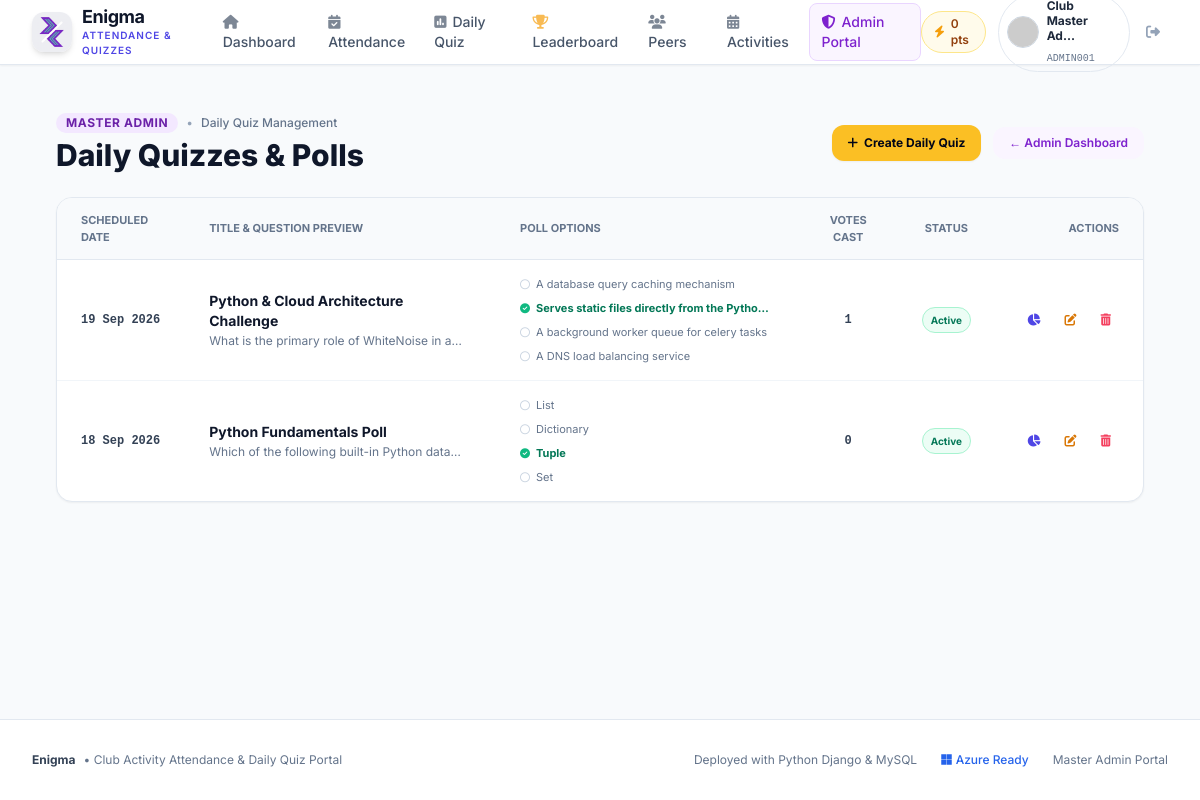
The page /admin-portal/quizzes/ (signed in) on the database its author committed.
### accounts/models.py (models this page shows, shortened)
class StudentUser(AbstractUser):
    BRANCH_CHOICES = [
        ('CSE', 'Computer Science & Engineering'),
        ('IT', 'Information Technology'),
        ('ECE', 'Electronics & Communication Engineering'),
        ('EE', 'Electrical Engineering'),
        ('ME', 'Mechanical Engineering'),
        ('CE', 'Civil Engineering'),
        ('AIML', 'AI & Machine Learning'),
        ('DS', 'Data Science'),
        ('OTHER', 'Other Department'),
    ]
    SEMESTER_CHOICES = [(i, f'Semester {i}') for i in range(1, 9)]
    name = models.CharField(max_length=150, help_text="Full name of student")
    email = models.EmailField(unique=True, db_index=True)
    roll_number = models.CharField(max_length=50, unique=True, db_index=True)
    branch = models.CharField(max_length=50, choices=BRANCH_CHOICES, default='CSE')
    semester = models.PositiveSmallIntegerField(choices=SEMESTER_CHOICES, default=1)
    mobile_number = models.CharField(max_length=20, unique=True)
    profile_pic = models.ImageField(upload_to='profile_pics/', blank=True, null=True)
    bio = models.TextField(blank=True, default="Passionate club member eager to learn and collaborate.")
    quiz_points = models.PositiveIntegerField(default=0)
    followers = models.ManyToManyField(
        'self',
        symmetrical=False,
        related_name='following',
        blank=True
    )
    is_club_admin = models.BooleanField(
        default=False,
        help_text="Designates whether this student has master club admin privileges."
    )
    objects = StudentUserManager()
    USERNAME_FIELD = 'email'
    REQUIRED_FIELDS = ['name', 'roll_number', 'branch', 'semester', 'mobile_number']
    class Meta:
        ordering = ['roll_number']
        verbose_name = 'Student User'
        verbose_name_plural = 'Student Users'
    @property
    def avatar_url(self):
        if self.profile_pic and hasattr(self.profile_pic, 'url'):
            return self.profile_pic.url
        clean_name = self.name.replace(' ', '+') if self.name else 'Student'
        return f"https://ui-avatars.com/api/?name={clean_name}&background=4f46e5&color=fff&size=150"

### quizzes/models.py (models this page shows, shortened)
class DailyQuiz(models.Model):
    date = models.DateField(default=timezone.now, db_index=True)
    title = models.CharField(max_length=200, blank=True, help_text="Optional topic or title (e.g. Python Challenge #12)")
    question = models.TextField(help_text="The daily quiz question or poll prompt")
    explanation = models.TextField(help_text="Detailed explanation of the correct answer, shown after student votes")
    points = models.PositiveIntegerField(default=10, help_text="Points awarded for a correct answer")
    is_active = models.BooleanField(default=True)
    created_at = models.DateTimeField(auto_now_add=True)
    created_by = models.ForeignKey(
        settings.AUTH_USER_MODEL,
        on_delete=models.SET_NULL,
        null=True,
        blank=True,
        related_name='created_quizzes'
    )
    class Meta:
        ordering = ['-date', '-created_at']
        verbose_name = 'Daily Quiz'
        verbose_name_plural = 'Daily Quizzes'
    def total_votes(self):
        return self.submissions.count()

class QuizOption(models.Model):
    quiz = models.ForeignKey(DailyQuiz, on_delete=models.CASCADE, related_name='options')
    option_text = models.CharField(max_length=300)
    is_correct = models.BooleanField(default=False, help_text="Check if this is the correct answer")
    class Meta:
        ordering = ['id']

### admin_portal/views.py (the view)
# urls.py: path('quizzes/', views.admin_quizzes_view, name='admin_quizzes'),
@admin_required
def admin_quizzes_view(request):
    quizzes = DailyQuiz.objects.all().order_by('-date').prefetch_related('options')
    return render(request, 'admin_portal/quizzes_list.html', {
        'quizzes': quizzes,
    })

### templates/admin_portal/quizzes_list.html (shortened to what this page needs)
{% extends 'base.html' %}
{% block content %}
<div class="max-w-6xl mx-auto px-4 sm:px-6 lg:px-8 py-8 space-y-6">
    <div class="flex flex-col sm:flex-row sm:items-center justify-between gap-4">
        <div>
            <div class="flex items-center space-x-2">
                <span class="text-xs font-bold uppercase tracking-wider bg-purple-100 text-purple-800 px-2.5 py-0.5 rounded-full">
                    Master Admin
                </span>
                <span class="text-xs text-slate-400">•</span>
                <span class="text-xs font-medium text-slate-500">Daily Quiz Management</span>
            </div>
            <h1 class="text-2xl sm:text-3xl font-extrabold text-slate-900 mt-1">Daily Quizzes & Polls</h1>
        </div>
        <div class="flex items-center space-x-3">
            <a href="{% url 'admin_create_quiz' %}" class="px-4 py-2.5 bg-amber-400 hover:bg-amber-300 text-slate-950 font-bold rounded-xl text-xs transition flex items-center space-x-1.5 shadow-sm">
                <i class="fa-solid fa-plus"></i>
                <span>Create Daily Quiz</span>
            </a>
            <a href="{% url 'admin_dashboard' %}" class="px-4 py-2 bg-purple-50 hover:bg-purple-100 text-purple-700 font-semibold rounded-xl text-xs transition">
                &larr; Admin Dashboard
            </a>
        </div>
    </div>
    <div class="bg-white rounded-2xl border border-slate-200 shadow-sm overflow-hidden">
        <div class="overflow-x-auto">
            <table class="w-full text-left border-collapse">
                <thead>
                    <tr class="bg-slate-50 text-[11px] uppercase font-bold text-slate-500 border-b border-slate-200">
                        <th class="py-3.5 px-6">Scheduled Date</th>
                        <th class="py-3.5 px-6">Title & Question Preview</th>
                        <th class="py-3.5 px-6">Poll Options</th>
                        <th class="py-3.5 px-6 text-center">Votes Cast</th>
                        <th class="py-3.5 px-6 text-center">Status</th>
                        <th class="py-3.5 px-6 text-right">Actions</th>
                    </tr>
                </thead>
                <tbody class="divide-y divide-slate-100 text-sm">
                    {% for q in quizzes %}
                    <tr class="hover:bg-slate-50/70 transition">
                        <td class="py-3.5 px-6 font-mono text-xs font-semibold text-slate-700">
                            {{ q.date|date:"d M Y" }}
                        </td>
                        <td class="py-3.5 px-6">
                            <span class="font-bold text-slate-900 block text-sm">{{ q.title|default:"Daily Quiz" }}</span>
                            <span class="text-xs text-slate-500 line-clamp-1 mt-0.5">{{ q.question }}</span>
                        </td>
                        <td class="py-3.5 px-6">
                            <div class="space-y-1">
                                {% for opt in q.options.all %}
                                <div class="text-[11px] flex items-center space-x-1.5 {% if opt.is_correct %}text-emerald-700 font-bold{% else %}text-slate-500{% endif %}">
                                    {% if opt.is_correct %}
                                    <i class="fa-solid fa-circle-check text-emerald-500 text-[10px]"></i>
                                    {% else %}
                                    <i class="fa-regular fa-circle text-slate-300 text-[10px]"></i>
                                    {% endif %}
                                    <span class="line-clamp-1">{{ opt.option_text }}</span>
                                </div>
                                {% endfor %}
                            </div>
                        </td>
                        <td class="py-3.5 px-6 text-center font-mono font-bold text-xs text-slate-700">
                            {{ q.total_votes }}
                        </td>
                        <td class="py-3.5 px-6 text-center">
                            {% if q.is_active %}
                            <span class="inline-flex items-center px-2 py-0.5 rounded-full text-[10px] font-bold bg-emerald-50 text-emerald-700 border border-emerald-200">
                                Active
                            </span>
                            {% else %}
                            <span class="inline-flex items-center px-2 py-0.5 rounded-full text-[10px] font-bold bg-slate-100 text-slate-500">
                                Inactive
                            </span>
                            {% endif %}
                        </td>
                        <td class="py-3.5 px-6 text-right">
                            <div class="flex items-center justify-end space-x-2">
                                <a href="{% url 'admin_quiz_analytics' q.id %}" title="Analytics" class="p-2 text-indigo-600 hover:bg-indigo-50 rounded-lg transition text-xs">
                                    <i class="fa-solid fa-chart-pie"></i>
                                </a>
                                <a href="{% url 'admin_edit_quiz' q.id %}" title="Edit" class="p-2 text-amber-600 hover:bg-amber-50 rounded-lg transition text-xs">
                                    <i class="fa-solid fa-pen-to-square"></i>
                                </a>
                                <form method="POST" action="{% url 'admin_delete_quiz' q.id %}" onsubmit="return confirm('Are you sure you want to delete this daily quiz?');" class="inline">
                                    <button type="submit" title="Delete" class="p-2 text-rose-500 hover:bg-rose-50 rounded-lg transition text-xs">
                                        <i class="fa-solid fa-trash-can"></i>
                                    </button>
                                </form>
                            </div>
                        </td>
                    </tr>
                    {% endfor %}
                </tbody>
            </table>
        </div>
    </div>
</div>
{% endblock %}

### templates/base.html (shortened to what this page needs)
{% load static %}
<!DOCTYPE html>
<html lang="en">
<head>
    <script src="https://cdn.tailwindcss.com"></script>
    <link rel="stylesheet" href="https://cdnjs.cloudflare.com/ajax/libs/font-awesome/6.5.1/css/all.min.css">
</head>
<body class="min-h-screen flex flex-col text-slate-800 antialiased">
    <nav class="sticky top-0 z-40 bg-white/95 backdrop-blur-md border-b border-slate-200 shadow-sm">
        <div class="max-w-7xl mx-auto px-4 sm:px-6 lg:px-8">
            <div class="flex justify-between h-16">
                <div class="flex items-center space-x-3">
                    <a href="{% url 'home' %}" class="flex items-center space-x-2.5">
                        <img src="{% static 'images/enigma-logo.png' %}" alt="Enigma Logo" class="w-10 h-10 rounded-xl object-contain shadow-md">
                        <div>
                            <span class="text-lg font-bold tracking-tight text-slate-900 block leading-tight">Enigma</span>
                            <span class="text-[10px] font-semibold text-brand-600 uppercase tracking-widest block">Attendance & Quizzes</span>
                        </div>
                    </a>
                    {% if user.is_authenticated %}
                    <div class="hidden md:flex items-center space-x-1 ml-6">
                        <a href="{% url 'student_dashboard' %}" class="px-3 py-2 rounded-lg text-sm font-medium transition {% if request.resolver_match.url_name == 'student_dashboard' %}bg-brand-50 text-brand-700{% else %}text-slate-600 hover:text-slate-900 hover:bg-slate-100{% endif %}">
                            <i class="fa-solid fa-house mr-1.5 opacity-70"></i>Dashboard
                        </a>
                        <a href="{% url 'my_attendance' %}" class="px-3 py-2 rounded-lg text-sm font-medium transition {% if request.resolver_match.url_name == 'my_attendance' %}bg-brand-50 text-brand-700{% else %}text-slate-600 hover:text-slate-900 hover:bg-slate-100{% endif %}">
                            <i class="fa-solid fa-calendar-check mr-1.5 opacity-70"></i>Attendance
                        </a>
                        <a href="{% url 'daily_quiz' %}" class="relative px-3 py-2 rounded-lg text-sm font-medium transition {% if request.resolver_match.url_name == 'daily_quiz' %}bg-brand-50 text-brand-700{% else %}text-slate-600 hover:text-slate-900 hover:bg-slate-100{% endif %}">
                            <i class="fa-solid fa-poll mr-1.5 opacity-70"></i>Daily Quiz
                        </a>
                        <a href="{% url 'leaderboard' %}" class="px-3 py-2 rounded-lg text-sm font-medium transition {% if request.resolver_match.url_name == 'leaderboard' %}bg-brand-50 text-brand-700{% else %}text-slate-600 hover:text-slate-900 hover:bg-slate-100{% endif %}">
                            <i class="fa-solid fa-trophy mr-1.5 opacity-70 text-amber-500"></i>Leaderboard
                        </a>
                        <a href="{% url 'students_directory' %}" class="px-3 py-2 rounded-lg text-sm font-medium transition {% if request.resolver_match.url_name == 'students_directory' %}bg-brand-50 text-brand-700{% else %}text-slate-600 hover:text-slate-900 hover:bg-slate-100{% endif %}">
                            <i class="fa-solid fa-users mr-1.5 opacity-70"></i>Peers
                        </a>
                        <a href="{% url 'activities_list' %}" class="px-3 py-2 rounded-lg text-sm font-medium transition {% if request.resolver_match.url_name == 'activities_list' %}bg-brand-50 text-brand-700{% else %}text-slate-600 hover:text-slate-900 hover:bg-slate-100{% endif %}">
                            <i class="fa-solid fa-calendar-days mr-1.5 opacity-70"></i>Activities
                        </a>
                        {% if is_club_admin_user %}
                        <a href="{% url 'admin_dashboard' %}" class="px-3 py-2 rounded-lg text-sm font-medium bg-purple-50 text-purple-700 hover:bg-purple-100 border border-purple-200">
                            <i class="fa-solid fa-shield-halved mr-1.5"></i>Admin Portal
                        </a>
                        {% endif %}
                    </div>
                    {% endif %}
                </div>
                <div class="flex items-center space-x-3">
                    {% if user.is_authenticated %}
                    <div class="hidden sm:flex items-center bg-amber-50 border border-amber-200 text-amber-800 px-3 py-1 rounded-full text-xs font-semibold shadow-xs">
                        <i class="fa-solid fa-bolt text-amber-500 mr-1.5"></i>
                        <span>{{ user.quiz_points }} pts</span>
                    </div>
                    <div class="relative flex items-center space-x-2">
                        <a href="{% url 'my_profile' %}" class="flex items-center space-x-2 p-1 pl-2 pr-3 rounded-full hover:bg-slate-100 transition border border-slate-200">
                            <img src="{{ user.avatar_url }}" alt="{{ user.name }}" class="w-8 h-8 rounded-full object-cover border border-slate-300">
                            <div class="text-left hidden lg:block">
                                <span class="text-xs font-bold text-slate-800 block leading-tight">{{ user.name|truncatechars:15 }}</span>
                                <span class="text-[10px] text-slate-500 font-mono">{{ user.roll_number }}</span>
                            </div>
                        </a>
                        <a href="{% url 'logout' %}" title="Sign Out" class="p-2 text-slate-400 hover:text-rose-600 hover:bg-rose-50 rounded-lg transition text-sm">
                            <i class="fa-solid fa-right-from-bracket"></i>
                        </a>
                    </div>
                    {% endif %}
                </div>
            </div>
        </div>
    </nav>
    <main class="flex-grow">
        {% block content %}{% endblock %}
    </main>
    <footer class="bg-white border-t border-slate-200 mt-16 py-8">
        <div class="max-w-7xl mx-auto px-4 sm:px-6 lg:px-8 flex flex-col md:flex-row items-center justify-between text-xs text-slate-500 space-y-4 md:space-y-0">
            <div class="flex items-center space-x-2">
                <span class="font-bold text-slate-700">Enigma</span>
                <span>• Club Activity Attendance & Daily Quiz Portal</span>
            </div>
            <div class="flex items-center space-x-6">
                <span>Deployed with Python Django & MySQL</span>
                <span class="inline-flex items-center text-blue-600 font-medium">
                    <i class="fa-brands fa-microsoft mr-1"></i>Azure Ready
                </span>
                <a href="{% url 'admin_login' %}" class="hover:text-purple-600 transition">Master Admin Portal</a>
            </div>
        </div>
    </footer>
</body>
</html>

### rows shown on the page
StudentUser: quiz_points "0", roll_number "ADMIN001"
DailyQuiz: date "19 Sep 2026", title "Python & Cloud Architecture Challenge", question "What is the primary role of WhiteNoise in…", total_votes "1", is_active "Active"
QuizOption: is_correct False (drawn), option_text "A database query caching mechanism"
QuizOption: is_correct True (drawn), option_text "Serves static files directly from the…"
QuizOption: is_correct False (drawn), option_text "A background worker queue for celery tasks"
QuizOption: is_correct False (drawn), option_text "A DNS load balancing service"
DailyQuiz: date "18 Sep 2026", title "Python Fundamentals Poll", question "Which of the following built-in Python…", total_votes "0", is_active "Active"
QuizOption: is_correct False (drawn), option_text "List"
QuizOption: is_correct False (drawn), option_text "Dictionary"
QuizOption: is_correct True (drawn), option_text "Tuple"
QuizOption: is_correct False (drawn), option_text "Set"
